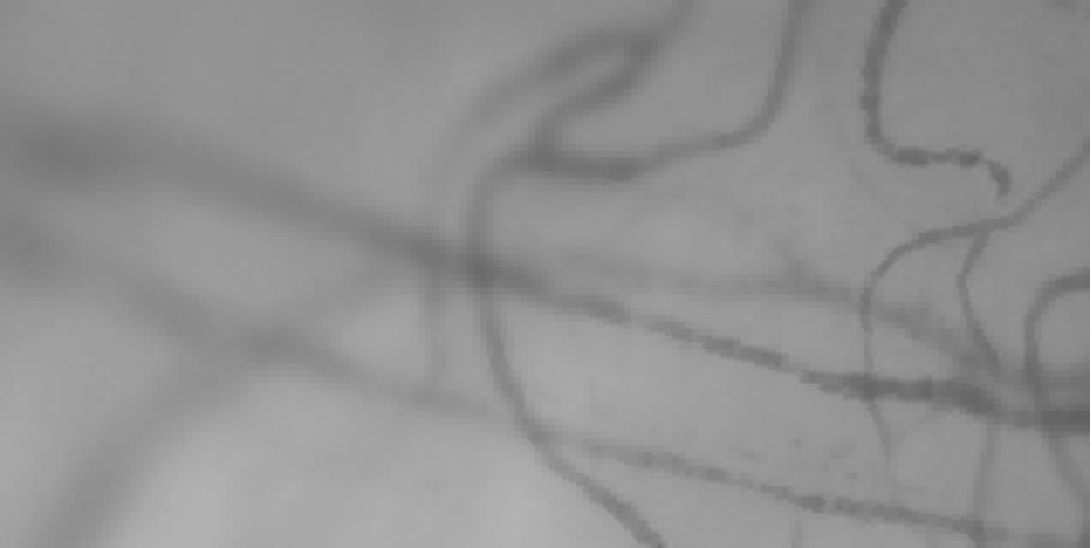
#> input picture histograms/pre.png, 1092 x 548 px
$ jupyter execute plot_histograms.ipynb
#> lines starting #> are read from the running program, lines starting #| are printed output that depends on the picture
[cell 1]
import numpy as np
import cv2 as cv
from matplotlib import pyplot as plt

[cell 2]
img_pre = cv.imread('pre.png', 0)
#> img_pre: shape (548, 1092); min 98, max 255, mean 145.5
plt.hist(img_pre.ravel(), 256, [0,256])
plt.show()
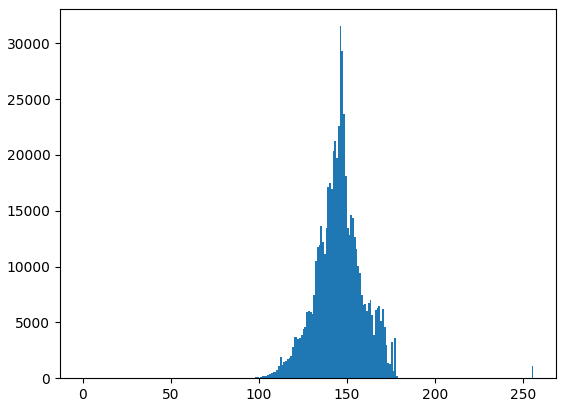
#> figure drawn by matplotlib, 1 panel; tallest bar 31520 high, from x = 146 to 147

[cell 3]
img_post = cv.imread('post.png', 0)
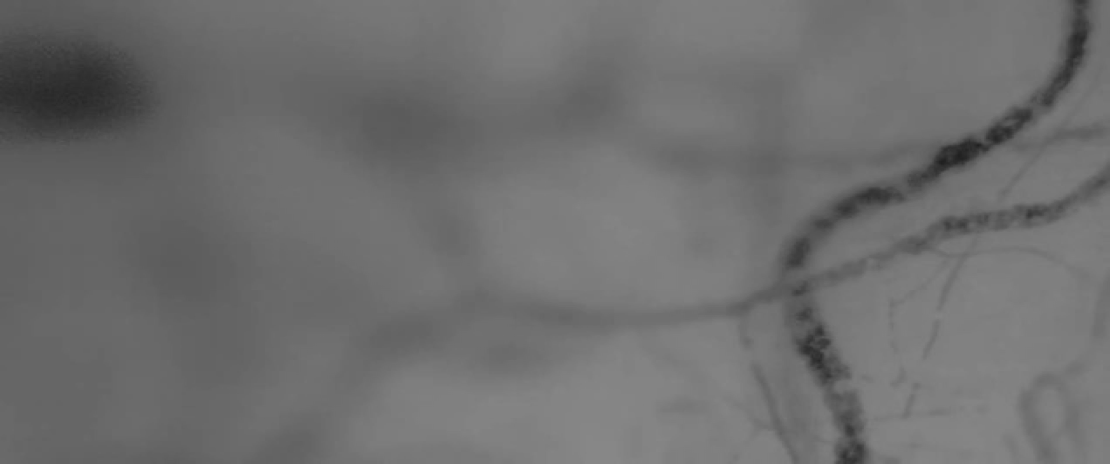
#> input picture histograms/post.png, 1112 x 464 px
#> img_post is the input picture: shape (464, 1112); min 32, max 255, mean 110.6
plt.hist(img_post.ravel(), 256, [0,256])
plt.show()
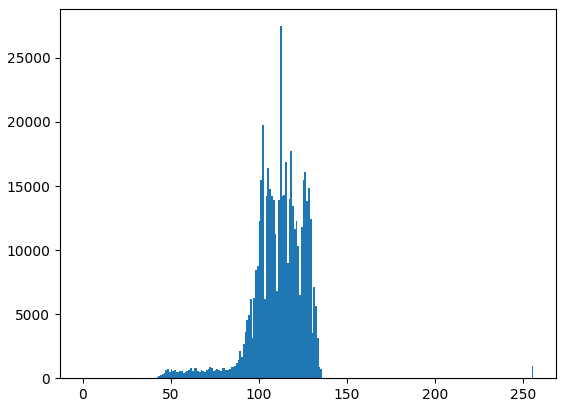
#> figure drawn by matplotlib, 1 panel; tallest bar 27475 high, from x = 112 to 113

[cell 4]
# Plot together
hist_pre = cv.calcHist([img_pre],[0],None,[256],[0,256])
#> hist_pre = 256 values, max 31520 at index 146, min 0 at index 0, mean 2337.6
hist_post = cv.calcHist([img_post],[0],None,[256],[0,256])
#> hist_post = 256 values, max 27475 at index 112, min 0 at index 0, mean 2015.5

plt.plot(hist_pre)
plt.plot(hist_post)
plt.savefig('hist_pre_post.png')
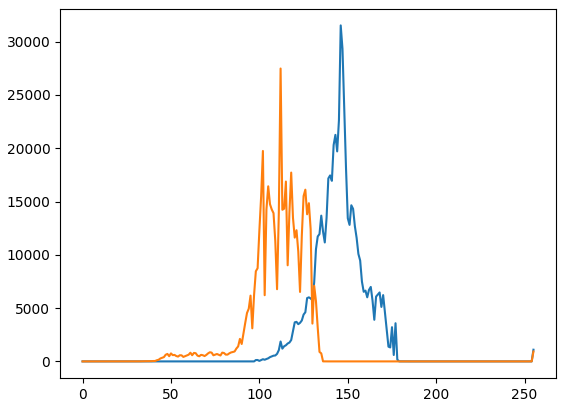
#> figure drawn by matplotlib, 1 panel; curve peaks at x = 146, y = 31520; curve peaks at x = 112, y = 27475
plt.show()
